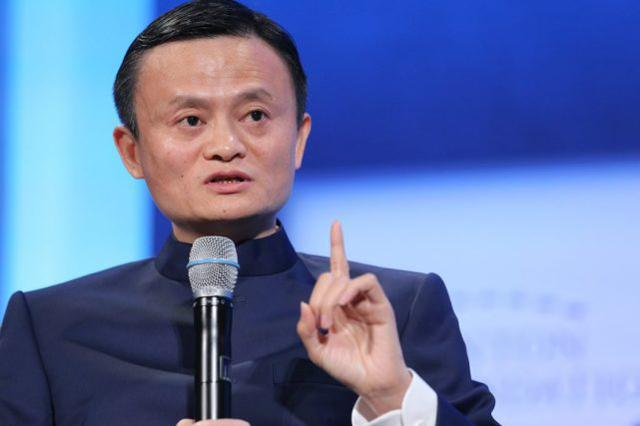
#> input picture data/face.jpg, 640 x 426 px
$ jupyter execute features.ipynb
#> lines starting #> are read from the running program, lines starting #| are printed output that depends on the picture
[cell 1]
import cv2
import matplotlib.pyplot as plt
file='../data/face.jpg'
im=cv2.imread(file)[...,::-1]
plt.imshow(im)

## 双边滤波

[cell 2]
image=cv2.bilateralFilter(im,0,50,10)
plt.imshow(image)

[cell 3]
image=cv2.bilateralFilter(im,0,30,10)
plt.imshow(image)

## 均值迁移

[cell 4]
plt.imshow(cv2.pyrMeanShiftFiltering(im,10,50))
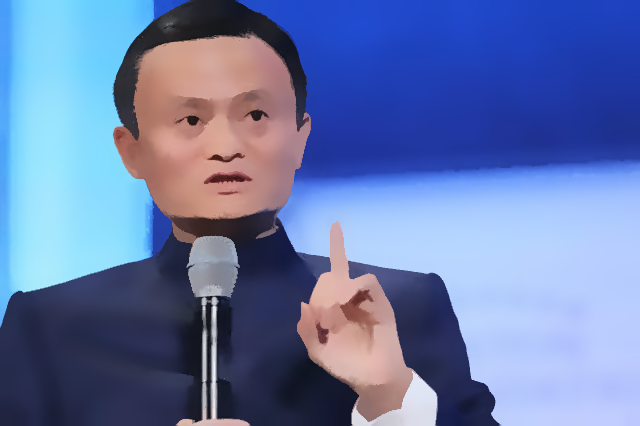
#> shown: shape (426, 640, 3); mean R, G, B 103, 121.2, 170.9

## 对比度增强

[cell 5]
gray=cv2.cvtColor(im,cv2.COLOR_RGB2GRAY)
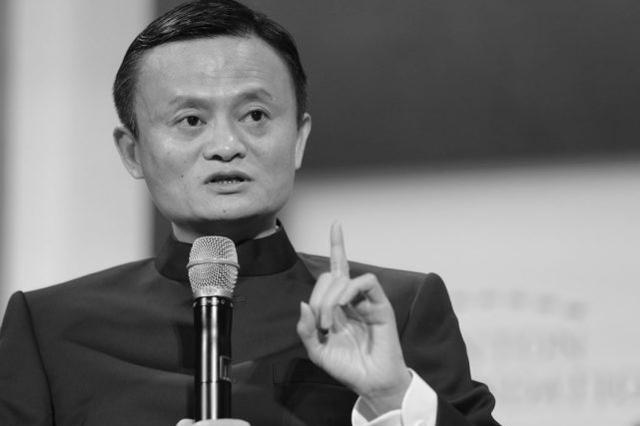
#> gray: shape (426, 640); min 1, max 254, mean 121
plt.imshow(gray)

[cell 6]
plt.imshow(cv2.equalizeHist(gray))
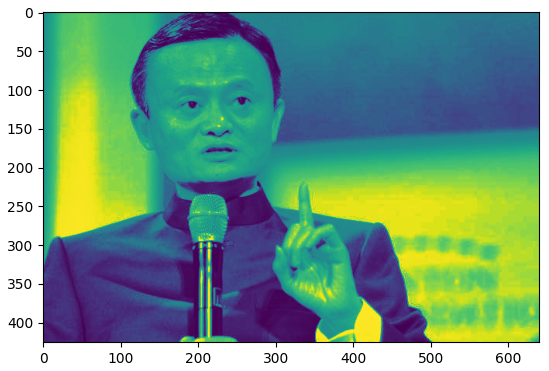
#> figure drawn by matplotlib, 1 panel

$ run again, with data/1.jpg copied over data/face.jpg
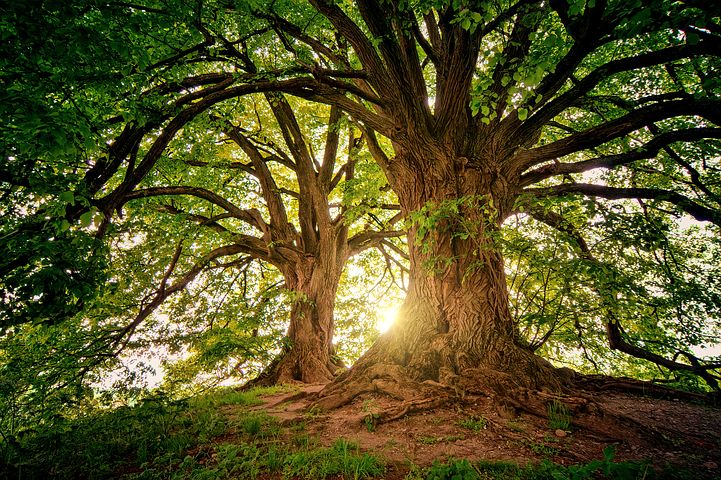
#> input picture data/1.jpg, 721 x 480 px
#> `gray=cv2.cvtColor(im,cv2.COLOR_RGB2GRAY)`:
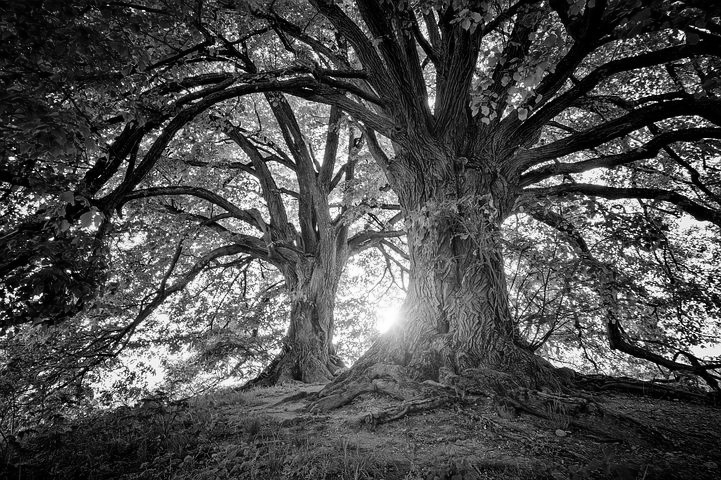
#> gray: shape (480, 721); min 0, max 255, mean 76.8
#> `[cell 6] plt.imshow(cv2.equalizeHist(gray))`:
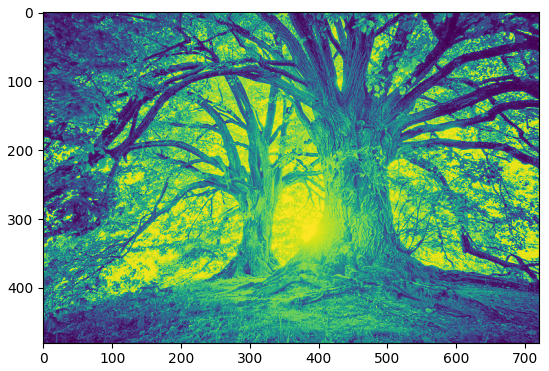
#> figure drawn by matplotlib, 1 panel

$ run again, with data/2.jpg copied over data/face.jpg
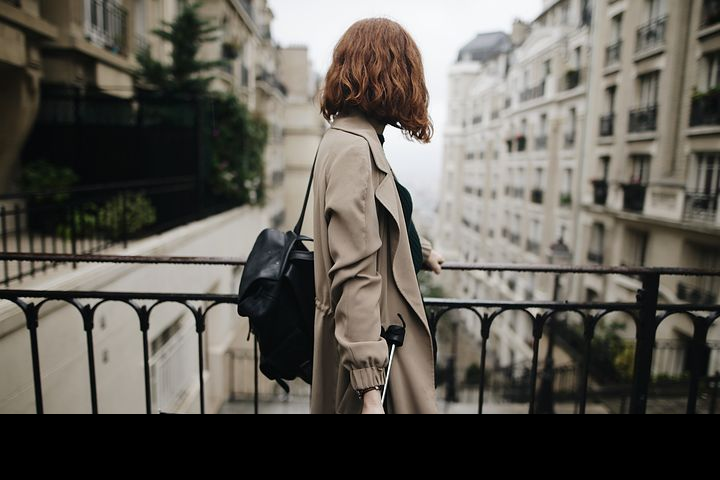
#> input picture data/2.jpg, 720 x 480 px
#> `[cell 4] plt.imshow(cv2.pyrMeanShiftFiltering(im,10,50))`:
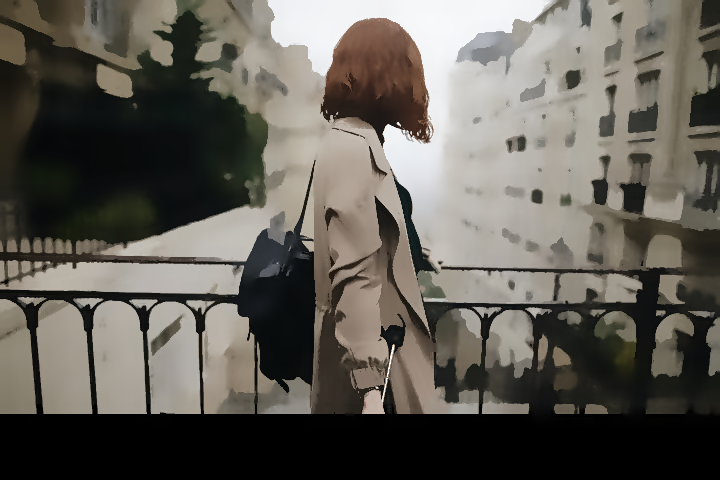
#> shown: shape (480, 720, 3); mean R, G, B 97, 93.2, 86
#> `[cell 6] plt.imshow(cv2.equalizeHist(gray))`:
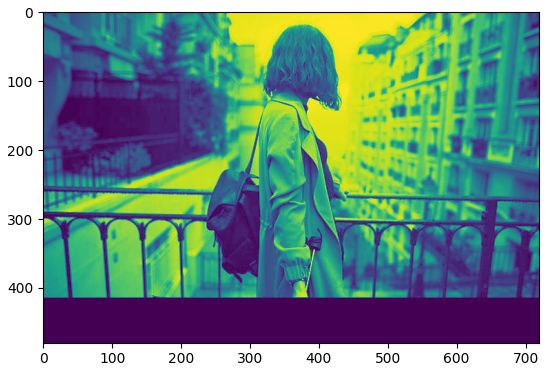
#> figure drawn by matplotlib, 1 panel
